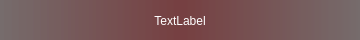
<?xml version="1.0" encoding="UTF-8"?>
<ui version="4.0">
 <class>GenNotificationWidget</class>
 <widget class="QWidget" name="GenNotificationWidget">
  <property name="geometry">
   <rect>
    <x>0</x>
    <y>0</y>
    <width>360</width>
    <height>40</height>
   </rect>
  </property>
  <property name="windowTitle">
   <string>Form</string>
  </property>
  <property name="styleSheet">
   <string notr="true">background-color: qlineargradient(spread:pad, x1: 0, y1: 0, x2: 1, y2: 0, stop:0 rgba(100, 88, 88, 128), stop: 0.5 rgba(100, 37, 39, 128),stop:1 rgba(100, 88, 88, 128));</string>
  </property>
  <widget class="QWidget" name="verticalLayoutWidget">
   <property name="geometry">
    <rect>
     <x>0</x>
     <y>0</y>
     <width>362</width>
     <height>41</height>
    </rect>
   </property>
   <layout class="QVBoxLayout" name="verticalLayout">
    <property name="margin">
     <number>0</number>
    </property>
    <item>
     <widget class="QLabel" name="infoLabel">
      <property name="sizePolicy">
       <sizepolicy hsizetype="Fixed" vsizetype="Expanding">
        <horstretch>0</horstretch>
        <verstretch>0</verstretch>
       </sizepolicy>
      </property>
      <property name="minimumSize">
       <size>
        <width>360</width>
        <height>0</height>
       </size>
      </property>
      <property name="maximumSize">
       <size>
        <width>360</width>
        <height>315</height>
       </size>
      </property>
      <property name="contextMenuPolicy">
       <enum>Qt::NoContextMenu</enum>
      </property>
      <property name="styleSheet">
       <string notr="true">background:none;
color:white;</string>
      </property>
      <property name="text">
       <string>TextLabel</string>
      </property>
      <property name="alignment">
       <set>Qt::AlignCenter</set>
      </property>
      <property name="wordWrap">
       <bool>true</bool>
      </property>
      <property name="margin">
       <number>10</number>
      </property>
     </widget>
    </item>
   </layout>
  </widget>
 </widget>
 <resources/>
 <connections/>
</ui>
